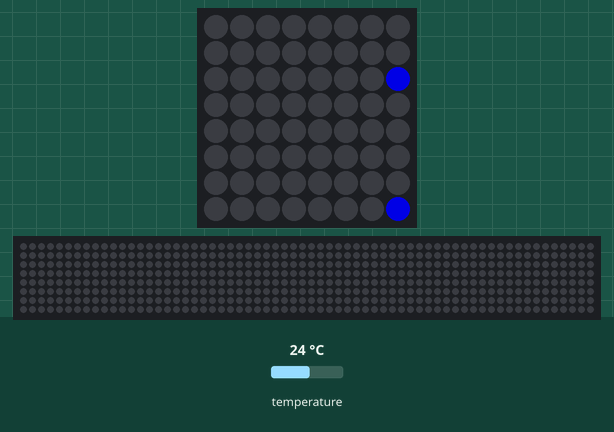
Bench run of a program on a simulated Raspberry Pi (BCM pin numbers) with a Sense HAT. On the bench: the Sense HAT's 8×8 RGB LED matrix, a strip that is not on the board, showing the scrolling text unrolled. The inputs (shaded band) are chosen by the test bench; at power-on: temperature 24 °C. Dim RGB values are drawn brighter than linear; the clock reads 2024-03-15 10:24:30 at power-on unless the program sets it; the 64×8 strip is a reading aid, not a part: it shows the text the matrix is scrolling, unrolled, one strip-width of it at a time. At 19.9 s the program stops and its outputs stay as they are.

Above: at 0.62 s.
At 10.24 s:
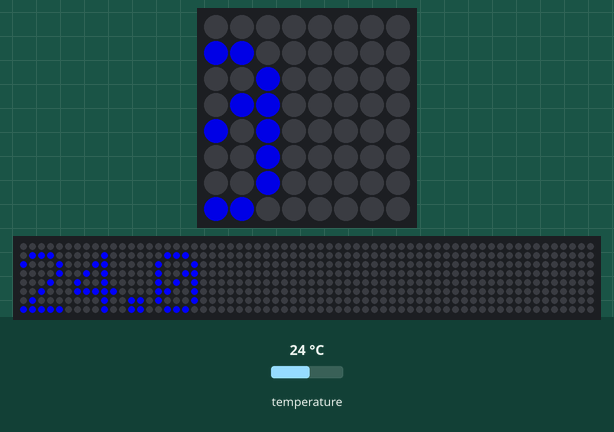
At 11.44 s:
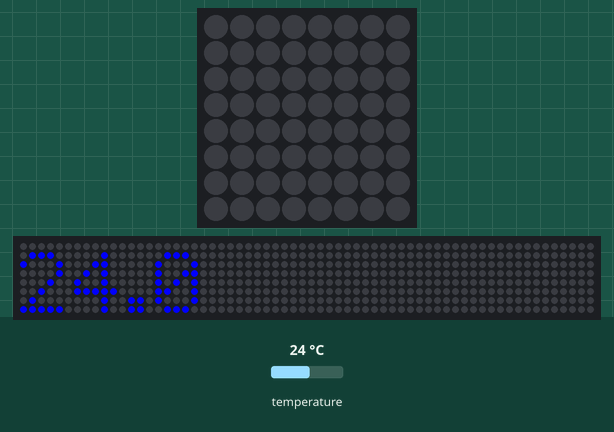
At 13.02 s:
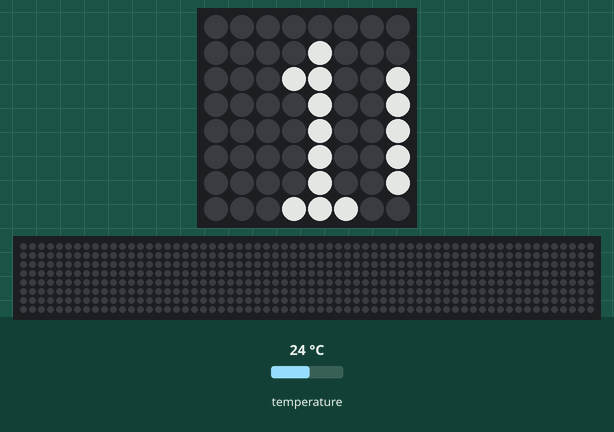
At 15.52 s:
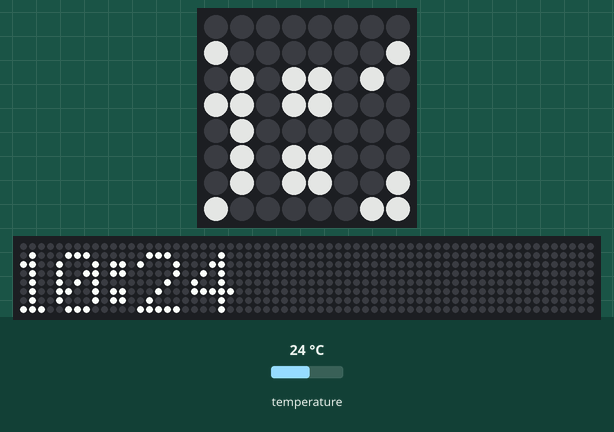
At 19.79 s:
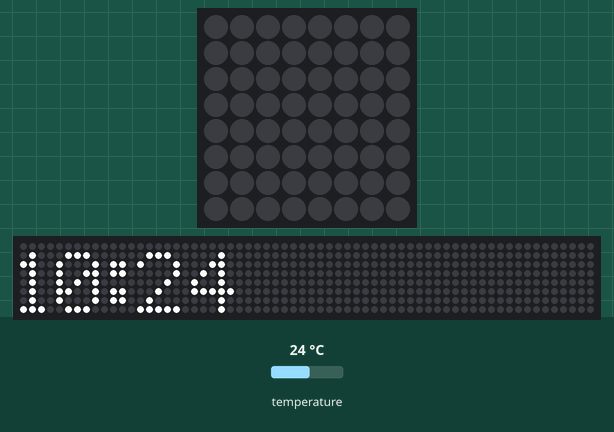

The program:

weather.py
```python
from sense_hat import SenseHat
from datetime import datetime

curr = datetime.now()

sense = SenseHat()
temp = round(sense.get_temperature())
message = f'{temp:.1f}'
sense.low_light = True
sense.show_message(message, scroll_speed=0.4, text_colour=[0, 0, 255])
sense.clear()

curr_time = curr.strftime('%H:%M')
sense.show_message(curr_time, scroll_speed=0.25, text_colour=[255, 255, 255])
sense.clear()
```

Measured:
- what the display in image 0 shows lasts 0.4 s, from 0.4 s to 0.8 s
